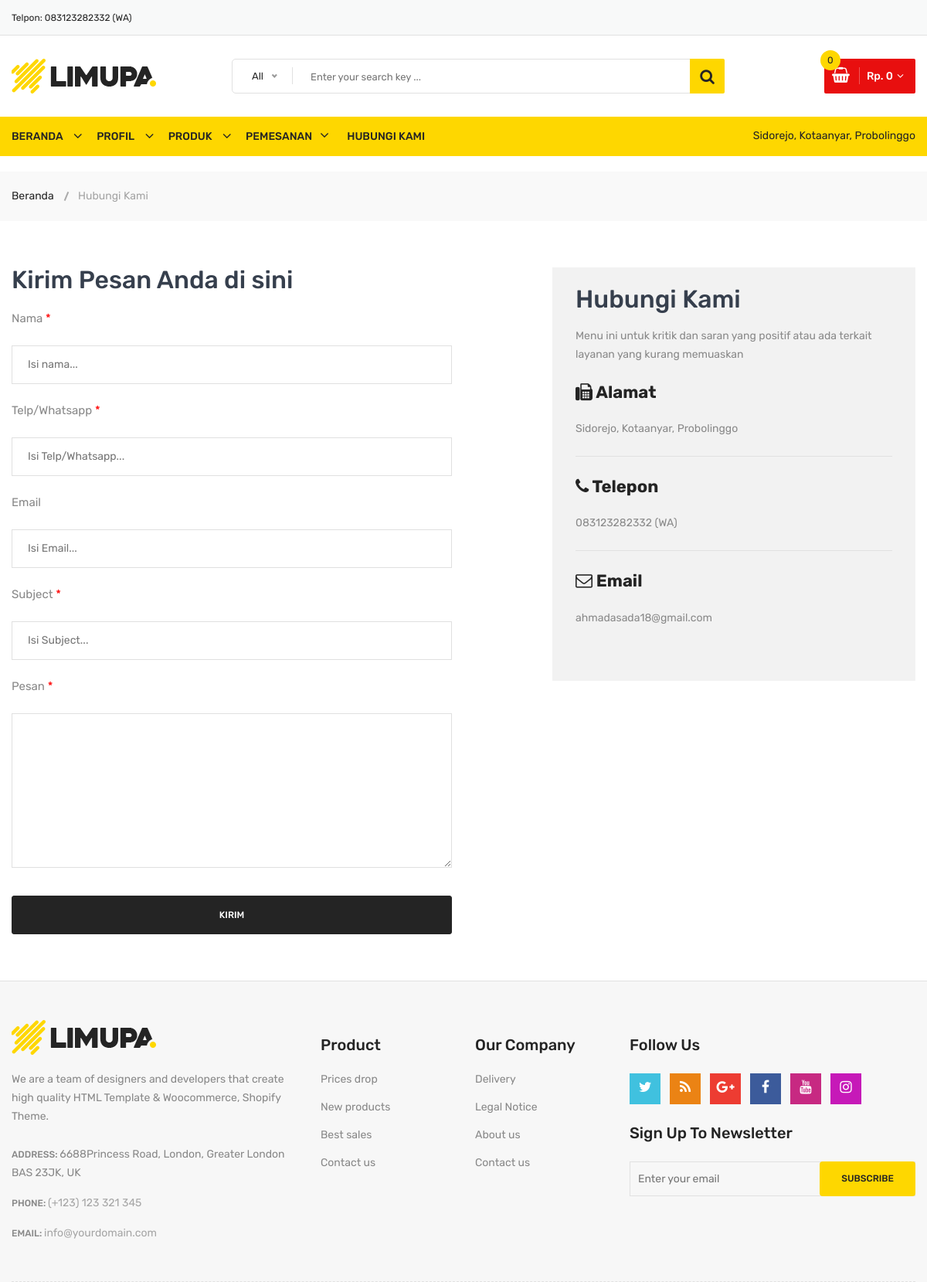
Screenshot of /hubungi-kami with the database file from the repository.
### asad/models.py (models this page shows)
class Statis(models.Model):
    alamat_kami = models.TextField(max_length=200, blank=False, null=True)
    telpon = models.CharField(max_length=200, blank=False, null=True)
    email = models.EmailField(max_length=200, blank=False, null=True)
    class Meta:
        verbose_name_plural = "Data Statis"

### asad/views.py (the view, shortened to what this page needs)
# urls.py: path('hubungi-kami', views.KontakView.as_view(), name='kontak'),
class KontakView(View):
    def get(self, request):
        context = {
            'judul': 'Halaman Hubungi Kami',
        }
        return render(request, 'kontak.html', context)

### asad/models.py (called while the page is built)
    @property
    def setelah_diskon(self):
        if self.diskon == 0:
            nilai_diskon = self.harga
        else:
            jml = self.diskon / 100
            nilai_diskon = self.harga - (jml * self.harga)
        return nilai_diskon

### asad/views.py (called while the page is built)
def kategoriberanda(request):
    kategori = Kategori.objects.filter(aktif=True).order_by('-id')
    return {'kategori': kategori}

def modalberita(request):
    modalproduk = Produk.objects.order_by('-id')
    return {'modalproduk': modalproduk}

def statisweb(request):
    statis = Statis.objects.get(id=1)
    return {'statis': statis}

### asadcart/keranjang.py (called while the page is built)
    def __len__(self):  # Menghitung quantity
        return sum(item['quantity'] for item in self.cart.values())

    def get_total_price(self):  # Menghitung total Harga
        return sum(Decimal(item['price']) * item['quantity'] for item in self.cart.values())

### asadcart/konteks.py (called while the page is built)
def keranjang(request):
    return {'keranjang': Cart(request)}

### asad/templates/kontak.html (shortened to what this page needs)
{% extends "base.html" %}
{% load static %}
{% block content %}
<div class="breadcrumb-area">
    <div class="container">
        <div class="breadcrumb-content">
            <ul>
                <li><a href="{% url "beranda" %}">Beranda</a></li>
                <li class="active">Hubungi Kami</li>
            </ul>
        </div>
    </div>
</div>
<div class="contact-main-page mt-60 mb-40 mb-md-40 mb-sm-40 mb-xs-40">
    <div class="container">
        <div class="row">
            <div class="col-lg-5 offset-lg-1 col-md-12 order-1 order-lg-2">
                <div class="contact-page-side-content">
                    <h3 class="contact-page-title">Hubungi Kami</h3>
                    <p class="contact-page-message mb-25">
                        Menu ini untuk kritik dan saran yang positif atau ada terkait layanan yang kurang memuaskan
                    </p>
                    <div class="single-contact-block">
                        <h4><i class="fa fa-fax"></i> Alamat</h4>
                        <p>{{statis.alamat_kami}}</p>
                    </div>
                    <div class="single-contact-block">
                        <h4><i class="fa fa-phone"></i> Telepon</h4>
                        <p>{{statis.telpon}}</p>
                    </div>
                    <div class="single-contact-block last-child">
                        <h4><i class="fa fa-envelope-o"></i> Email</h4>
                        <p>{{statis.email}}</p>
                    </div>
                </div>
            </div>
            <div class="col-lg-6 col-md-12 order-2 order-lg-1">
                <div class="contact-form-content pt-sm-55 pt-xs-55">
                    <h3 class="contact-page-title">Kirim Pesan Anda di sini</h3>
                    <div class="contact-form">
                        <form action="{% url 'kontak' %}" method="post">
                            <div class="form-group">
                                <label>Nama <span class="required">*</span></label>
                                <input type="text" name="nama" placeholder="Isi nama..." value="{{data.nama}}">
                            </div>
                            <div class="form-group">
                                <label>Telp/Whatsapp <span class="required">*</span></label>
                                <input type="number" name="whatsapp" placeholder="Isi Telp/Whatsapp..." value="{{data.whatsapp}}">
                            </div>
                            <div class="form-group">
                                <label>Email </label>
                                <input type="email" name="email" placeholder="Isi Email..."value="{{data.email}}">
                            </div>
                            <div class="form-group">
                                <label>Subject <span class="required">*</span></label>
                                <input type="text" name="subject" placeholder="Isi Subject..." value="{{data.subject}}">
                            </div>
                            <div class="form-group mb-30">
                                <label>Pesan <span class="required">*</span></label>
                                <textarea name="pesan">{{data.pesan}}</textarea>
                            </div>
                            <div class="form-group">
                                <input type="submit" class="li-btn-3" value="Kirim">
                            </div>
                        </form>
                    </div>
                </div>
            </div>
        </div>
    </div>
</div>
{% endblock content %}

### templates/header.html (shortened to what this page needs)
{% load static %}
{% load humanize %}
<!doctype html>
<html class="no-js" lang="zxx">
<head>
        <link rel="stylesheet" href="{% static "css/material-design-iconic-font.min.css" %}">
        <link rel="stylesheet" href="{% static "css/font-awesome.min.css" %}">
        <link rel="stylesheet" href="{% static "css/fontawesome-stars.css" %}">
        <link rel="stylesheet" href="{% static "css/meanmenu.css" %}">
        <link rel="stylesheet" href="{% static "css/owl.carousel.min.css" %}">
        <link rel="stylesheet" href="{% static "css/slick.css" %}">
        <link rel="stylesheet" href="{% static "css/animate.css" %}">
        <link rel="stylesheet" href="{% static "css/jquery-ui.min.css" %}">
        <link rel="stylesheet" href="{% static "css/venobox.css" %}">
        <link rel="stylesheet" href="{% static "css/nice-select.css" %}">
        <link rel="stylesheet" href="{% static "css/magnific-popup.css" %}">
        <link rel="stylesheet" href="{% static "css/bootstrap.min.css" %}">
        <link rel="stylesheet" href="{% static "css/helper.css" %}">
        <link rel="stylesheet" href="{% static "style.css" %}">
        <link rel="stylesheet" href="{% static "css/responsive.css" %}">
    </head>
    <body>
        <div class="body-wrapper">
            <header>
                <div class="header-top">
                    <div class="container">
                        <div class="row">
                            <div class="col-lg-3 col-md-4">
                                <div class="header-top-left">
                                    <ul class="phone-wrap">
                                        <li><span>Telpon:</span><a href="#"> {{statis.telpon}}</a></li>
                                    </ul>
                                </div>
                            </div>
                        </div>
                    </div>
                </div>
                <div class="header-middle pl-sm-0 pr-sm-0 pl-xs-0 pr-xs-0">
                    <div class="container">
                        <div class="row">
                            <div class="col-lg-3">
                                <div class="logo pb-sm-30 pb-xs-30">
                                    <a href="index.html">
                                        <img src="{% static "images/menu/logo/1.jpg" %}" alt="">
                                    </a>
                                </div>
                            </div>
                            <div class="col-lg-9 pl-0 ml-sm-15 ml-xs-15">
                                <form action="#" class="hm-searchbox">
                                    <input type="text" placeholder="Enter your search key ...">
                                    <button class="li-btn" type="submit"><i class="fa fa-search"></i></button>
                                </form>
                                <div class="header-middle-right">
                                    <ul class="hm-menu">
                                        <li class="hm-minicart">
                                            <div class="hm-minicart-trigger">
                                                {% with totail_items=keranjang|length %}
                                                    {% if keranjang|length > 0 %}
                                                    <span class="item-icon"></span>
                                                    <span class="item-text">Rp. {{keranjang.get_total_price|intcomma}}
                                                    <span class="cart-item-count"> {{totail_items}}</span>
                                                    {% else %}
                                                    <span class="item-text">Rp. 0
                                                        <span class="cart-item-count"> 0 </span>
                                                    </span>
                                                    {% endif %}
                                                {% endwith %}
                                            </div>
                                        </li>
                                    </ul>
                                </div>
                            </div>
                        </div>
                    </div>
                </div>

### templates/navbar.html (shortened to what this page needs)
<div class="header-bottom header-sticky d-none d-lg-block">
    <div class="container">
        <div class="row">
            <div class="col-lg-12">
                <div class="hb-menu hb-menu-2 d-xl-block">
                    <nav>
                        <ul>
                            <li class="megamenu-holder"><a href="{% url "beranda" %}">Beranda</a></li>
                            <li class="dropdown-holder"><a href="{% url "profil" %}">Profil</a></li>
                            <li class="dropdown-holder"><a href="#">Produk</a>
                            </li>
                            <li class="megamenu-static-holder">
                                <a href="{% url 'cart_detail' %}">Pemesanan</a>
                            </li>
                            <li><a href="{% url "kontak" %}">Hubungi Kami</a></li>
                            <li class="hb-info f-right p-0 d-sm-none d-lg-block">
                                <span>{{statis.alamat_kami}}</span>
                            </li>
                        </ul>
                    </nav>
                </div>
            </div>
        </div>
    </div>
</div>
</header>

### static/css/responsive.css (style rules this page uses)
@media (min-width: 1200px) and (max-width: 1500px) { .container { max-width: 1170px; padding-left: 0; padding-right: 0; } }

### rows the page displays
Statis: telpon "083123282332 (WA)", alamat_kami "Sidorejo, Kotaanyar, Probolinggo", email "ahmadasada18@gmail.com"
